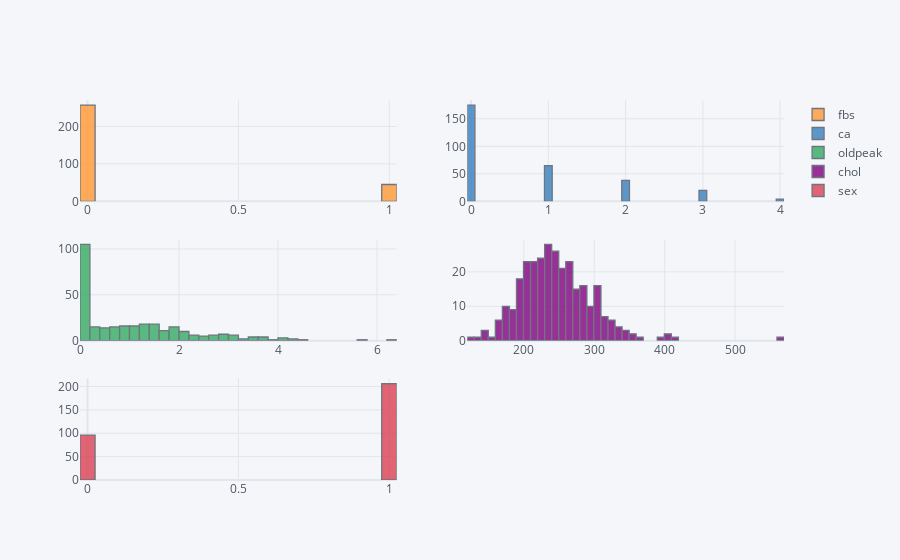

Notebook code for this chart:
### Code cell
df[skew_cols.index].iplot(kind='histogram',subplots=True,bins=50)

### Figure 1 — Plotly figure (JSON) as saved in the notebook; plotly's stock layout.template omitted (floating-point values rounded to 4 significant figures; data arrays with more than 128 entries replaced by an {"elided": "..."} marker saying what was removed)
{"data": [{"histfunc": "count", "histnorm": "", "marker": {"color": "rgba(255, 153, 51, 1.0)", "line": {"color": "#4D5663", "width": 1.3}}, "name": "fbs", "nbinsx": 50, "opacity": 0.8, "orientation": "v", "type": "histogram", "x": {"elided": "302 int values"}, "xaxis": "x", "yaxis": "y"}, {"histfunc": "count", "histnorm": "", "marker": {"color": "rgba(55, 128, 191, 1.0)", "line": {"color": "#4D5663", "width": 1.3}}, "name": "ca", "nbinsx": 50, "opacity": 0.8, "orientation": "v", "type": "histogram", "x": {"elided": "302 int values"}, "xaxis": "x2", "yaxis": "y2"}, {"histfunc": "count", "histnorm": "", "marker": {"color": "rgba(50, 171, 96, 1.0)", "line": {"color": "#4D5663", "width": 1.3}}, "name": "oldpeak", "nbinsx": 50, "opacity": 0.8, "orientation": "v", "type": "histogram", "x": {"elided": "302 float values"}, "xaxis": "x3", "yaxis": "y3"}, {"histfunc": "count", "histnorm": "", "marker": {"color": "rgba(128, 0, 128, 1.0)", "line": {"color": "#4D5663", "width": 1.3}}, "name": "chol", "nbinsx": 50, "opacity": 0.8, "orientation": "v", "type": "histogram", "x": {"elided": "302 int values"}, "xaxis": "x4", "yaxis": "y4"}, {"histfunc": "count", "histnorm": "", "marker": {"color": "rgba(219, 64, 82, 1.0)", "line": {"color": "#4D5663", "width": 1.3}}, "name": "sex", "nbinsx": 50, "opacity": 0.8, "orientation": "v", "type": "histogram", "x": {"elided": "302 int values"}, "xaxis": "x5", "yaxis": "y5"}], "layout": {"barmode": "overlay", "legend": {"bgcolor": "#F5F6F9", "font": {"color": "#4D5663"}}, "paper_bgcolor": "#F5F6F9", "plot_bgcolor": "#F5F6F9", "title": {"font": {"color": "#4D5663"}}, "xaxis": {"anchor": "y", "domain": [0, 0.45], "gridcolor": "#E1E5ED", "showgrid": true, "tickfont": {"color": "#4D5663"}, "title": {"font": {"color": "#4D5663"}, "text": ""}, "zerolinecolor": "#E1E5ED"}, "xaxis2": {"anchor": "y2", "domain": [0.55, 1], "gridcolor": "#E1E5ED", "showgrid": true, "tickfont": {"color": "#4D5663"}, "title": {"font": {"color": "#4D5663"}, "text": ""}, "zerolinecolor": "#E1E5ED"}, "xaxis3": {"anchor": "y3", "domain": [0, 0.45], "gridcolor": "#E1E5ED", "showgrid": true, "tickfont": {"color": "#4D5663"}, "title": {"font": {"color": "#4D5663"}, "text": ""}, "zerolinecolor": "#E1E5ED"}, "xaxis4": {"anchor": "y4", "domain": [0.55, 1], "gridcolor": "#E1E5ED", "showgrid": true, "tickfont": {"color": "#4D5663"}, "title": {"font": {"color": "#4D5663"}, "text": ""}, "zerolinecolor": "#E1E5ED"}, "xaxis5": {"anchor": "y5", "domain": [0, 0.45], "gridcolor": "#E1E5ED", "showgrid": true, "tickfont": {"color": "#4D5663"}, "title": {"font": {"color": "#4D5663"}, "text": ""}, "zerolinecolor": "#E1E5ED"}, "yaxis": {"anchor": "x", "domain": [0.7333, 1], "gridcolor": "#E1E5ED", "showgrid": true, "tickfont": {"color": "#4D5663"}, "title": {"font": {"color": "#4D5663"}, "text": ""}, "zerolinecolor": "#E1E5ED"}, "yaxis2": {"anchor": "x2", "domain": [0.7333, 1], "gridcolor": "#E1E5ED", "showgrid": true, "tickfont": {"color": "#4D5663"}, "title": {"font": {"color": "#4D5663"}, "text": ""}, "zerolinecolor": "#E1E5ED"}, "yaxis3": {"anchor": "x3", "domain": [0.3667, 0.6333], "gridcolor": "#E1E5ED", "showgrid": true, "tickfont": {"color": "#4D5663"}, "title": {"font": {"color": "#4D5663"}, "text": ""}, "zerolinecolor": "#E1E5ED"}, "yaxis4": {"anchor": "x4", "domain": [0.3667, 0.6333], "gridcolor": "#E1E5ED", "showgrid": true, "tickfont": {"color": "#4D5663"}, "title": {"font": {"color": "#4D5663"}, "text": ""}, "zerolinecolor": "#E1E5ED"}, "yaxis5": {"anchor": "x5", "domain": [0, 0.2667], "gridcolor": "#E1E5ED", "showgrid": true, "tickfont": {"color": "#4D5663"}, "title": {"font": {"color": "#4D5663"}, "text": ""}, "zerolinecolor": "#E1E5ED"}}}
